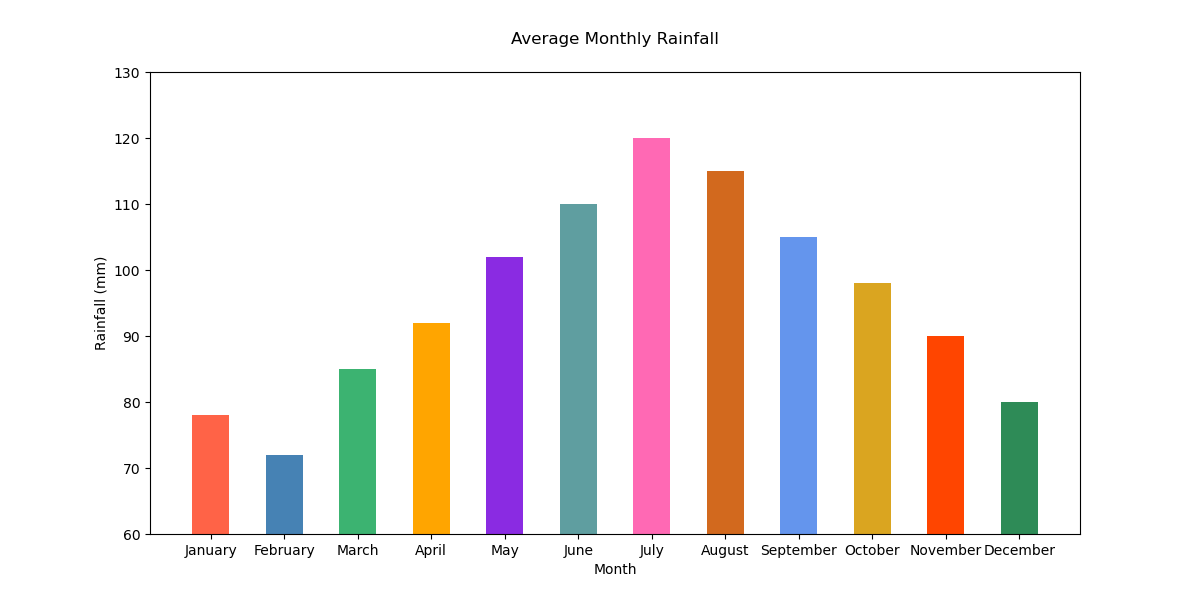

Reproduce this figure in Python.

import matplotlib.pyplot as plt

# Monthly average rainfall data
months = [
    "January", "February", "March", "April", "May", "June",
    "July", "August", "September", "October", "November", "December"
]
avg_rainfall_mm = [78, 72, 85, 92, 102, 110, 120, 115, 105, 98, 90, 80]

# Color scheme using specific color codes for each month
colors = [
    '#ff6347', '#4682b4', '#3cb371', '#ffa500', '#8a2be2',
    '#5f9ea0', '#ff69b4', '#d2691e', '#6495ed', '#daa520',
    '#ff4500', '#2e8b57'
]

# Create vertical bar chart
plt.figure(figsize=(12, 6))  # Width and height of the chart
plt.bar(months, avg_rainfall_mm, color=colors, width=0.5)  # Bar color and band width

# Set the title and labels
plt.title('Average Monthly Rainfall', pad=20)
plt.xlabel('Month')
plt.ylabel('Rainfall (mm)')
plt.ylim(60, 130)  # Set y-axis limits to start from 60

# Display the bar chart
plt.show()
